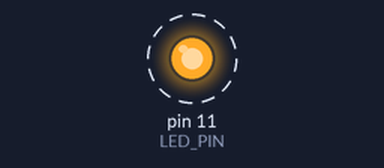
Bench run of a sketch on a simulated Arduino Uno, built with avr-gcc and run on an emulated ATmega328P. Shown: output pins drawn as LEDs (lit = HIGH). Dashed ring = blinking. What the sketch prints to the serial monitor is not drawn.

Above: at 0.5 s.
Timing chart, 0 to 4.6 s (numbered marks = the images above):
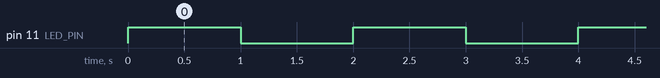

Measured:
- by itself, pin 11 (LED_PIN): alternates HIGH for 1.0 s and LOW for 1.0 s

The sketch:

blinkingLED.ino
```cpp
// Define the GPIO pin number connected to the LED
#define LED_PIN 11

void setup() {
  // Set the LED pin as an OUTPUT so we can turn it on/off
  pinMode(LED_PIN, OUTPUT);

  // Start the Serial Monitor for debugging
  Serial.begin(115200);
}

void loop() {
  // Turn the LED ON by setting the pin HIGH (voltage on)
  digitalWrite(LED_PIN, HIGH);
  delay(1000); // Wait for 1 second (1000 milliseconds)
  Serial.println("HIGH"); // Print status to the Serial Monitor

  // Turn the LED OFF by setting the pin LOW (voltage off)
  digitalWrite(LED_PIN, LOW);
  delay(1000); // Wait for 1 second
  Serial.println("LOW"); // Print status to the Serial Monitor
}
```
